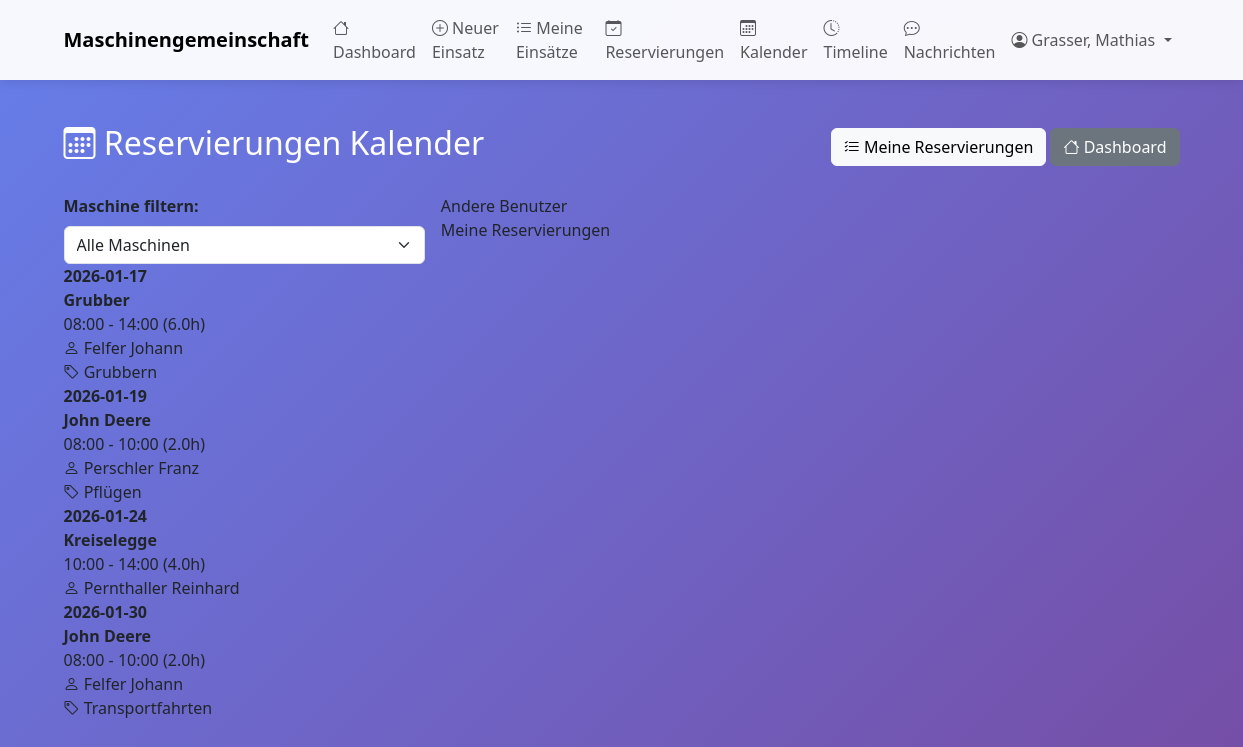
Before: /reservierungen-kalender (signed in) with the older database file.
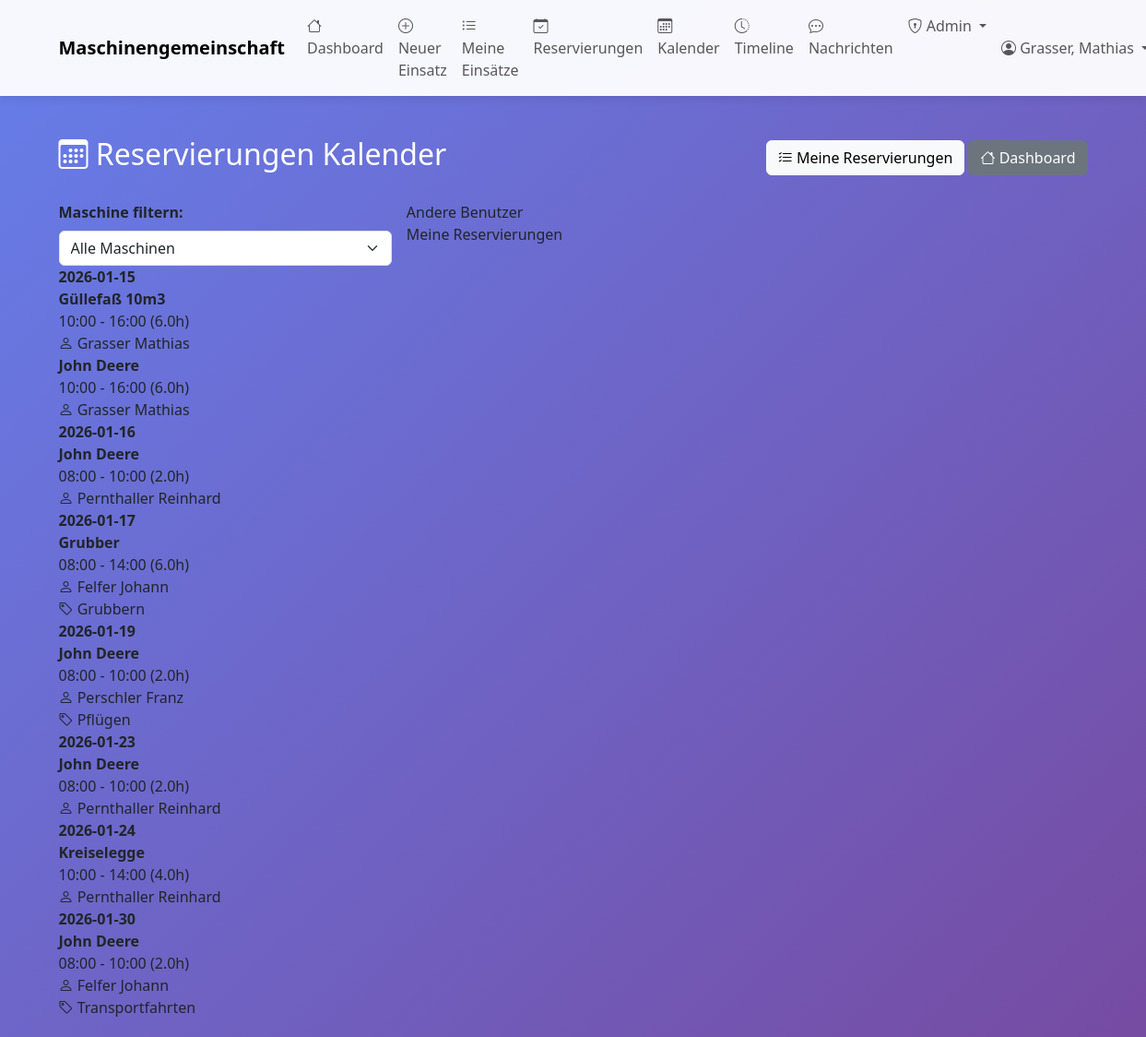
After: the same page with the newer database file.
### tables this page shows
CREATE TABLE maschinen_reservierungen (
                id INTEGER PRIMARY KEY AUTOINCREMENT,
                maschine_id INTEGER NOT NULL,
                benutzer_id INTEGER NOT NULL,
                datum DATE NOT NULL,
                uhrzeit_von TIME NOT NULL,
                uhrzeit_bis TIME NOT NULL,
                nutzungsdauer_stunden REAL NOT NULL,
                zweck TEXT,
                bemerkung TEXT,
                status TEXT DEFAULT 'aktiv',
                erstellt_am TIMESTAMP DEFAULT CURRENT_TIMESTAMP,
                geaendert_am TIMESTAMP DEFAULT CURRENT_TIMESTAMP,
                FOREIGN KEY (maschine_id) REFERENCES maschinen(id) ON DELETE CASCADE,
                FOREIGN KEY (benutzer_id) REFERENCES benutzer(id) ON DELETE CASCADE
            );

CREATE TABLE maschinen (
    id INTEGER PRIMARY KEY AUTOINCREMENT,
    bezeichnung TEXT NOT NULL,
    hersteller TEXT,
    modell TEXT,
    baujahr INTEGER,
    kennzeichen TEXT,
    anschaffungsdatum DATE,
    stundenzaehler_aktuell REAL,
    naechste_wartung_bei REAL,
    aktiv BOOLEAN DEFAULT 1,
    bemerkungen TEXT
, abrechnungsart TEXT DEFAULT 'stunden', preis_pro_einheit REAL DEFAULT 0.0, wartungsintervall INTEGER DEFAULT 50, naechste_wartung REAL, anmerkungen TEXT, erfassungsmodus TEXT DEFAULT 'fortlaufend', gemeinschaft_id INTEGER DEFAULT 1 REFERENCES gemeinschaften(id), anschaffungspreis REAL DEFAULT 0.0, abschreibungsdauer_jahre INTEGER DEFAULT 10);

### web_app.py (the view)
@app.route('/reservierungen-kalender')
@login_required
def reservierungen_kalender():
    from datetime import datetime, timedelta
    maschine_id = request.args.get('maschine_id', type=int)
    with MaschinenDBContext(DB_PATH) as db:
        cursor = db.connection.cursor()
        maschinen = db.get_all_maschinen()
        heute = datetime.now()
        bis_datum = (heute + timedelta(days=30)).strftime('%Y-%m-%d')
        if maschine_id:
            cursor.execute("""
                SELECT r.*, m.bezeichnung as maschine_bezeichnung,
                       b.name || ' ' || COALESCE(b.vorname, '') as benutzer_name
                FROM maschinen_reservierungen r
                JOIN maschinen m ON r.maschine_id = m.id
                JOIN benutzer b ON r.benutzer_id = b.id
                WHERE r.maschine_id = ?
                  AND r.datum >= date('now')
                  AND r.datum <= ?
                  AND r.status = 'aktiv'
                ORDER BY r.datum, r.uhrzeit_von
            """, (maschine_id, bis_datum))
        else:
            cursor.execute("""
                SELECT r.*, m.bezeichnung as maschine_bezeichnung,
                       b.name || ' ' || COALESCE(b.vorname, '') as benutzer_name
                FROM maschinen_reservierungen r
                JOIN maschinen m ON r.maschine_id = m.id
                JOIN benutzer b ON r.benutzer_id = b.id
                WHERE r.datum >= date('now')
                  AND r.datum <= ?
                  AND r.status = 'aktiv'
                ORDER BY r.datum, m.bezeichnung, r.uhrzeit_von
            """, (bis_datum,))
        columns = [desc[0] for desc in cursor.description]
        reservierungen = [dict(zip(columns, row)) for row in cursor.fetchall()]
    return render_template('reservierungen_kalender.html',
                         reservierungen=reservierungen,
                         maschinen=maschinen,
                         selected_maschine_id=maschine_id,
                         heute=heute.strftime('%Y-%m-%d'))

### database.py (called while the page is built)
    def connect(self):
        self.connection = sqlite3.connect(self.db_path)
        self.connection.row_factory = sqlite3.Row
        self.cursor = self.connection.cursor()

    def close(self):
        if self.connection:
            self.connection.close()

    def get_all_maschinen(self, nur_aktive: bool = True) -> List[Dict]:
        sql = "SELECT * FROM maschinen"
        if nur_aktive:
            sql += " WHERE aktiv = 1"
        sql += " ORDER BY bezeichnung"
        self.cursor.execute(sql)
        return [dict(row) for row in self.cursor.fetchall()]

    def __enter__(self):
        self.connect()
        return self

    def __exit__(self, exc_type, exc_val, exc_tb):
        if exc_type is None:
            self.connection.commit()
        else:
            self.connection.rollback()
        self.close()
        return False

### web_app.py (called while the page is built)
def login_required(f):
    @wraps(f)
    def decorated_function(*args, **kwargs):
        if 'benutzer_id' not in session:
            flash('Bitte melden Sie sich an.', 'warning')
            return redirect(url_for('login'))
        return f(*args, **kwargs)
    return decorated_function

### templates/reservierungen_kalender.html (shortened to what this page needs)
{% extends "base.html" %}
{% block content %}
<div class="row mt-4">
    <div class="col-12">
        <div class="d-flex justify-content-between align-items-center mb-4">
            <h2 class="text-white">
                <i class="bi bi-calendar3"></i> Reservierungen Kalender
            </h2>
            <div>
                <a href="{{ url_for('meine_reservierungen') }}" class="btn btn-light">
                    <i class="bi bi-list-check"></i> Meine Reservierungen
                </a>
                <a href="{{ url_for('dashboard') }}" class="btn btn-secondary">
                    <i class="bi bi-house"></i> Dashboard
                </a>
            </div>
        </div>
    </div>
</div>
<div class="filter-section">
    <form method="GET" action="{{ url_for('reservierungen_kalender') }}" class="row g-3">
        <div class="col-md-4">
            <label class="form-label fw-bold">Maschine filtern:</label>
            <select name="maschine_id" class="form-select" onchange="this.form.submit()">
                <option value="">Alle Maschinen</option>
            </select>
        </div>
        <div class="col-md-8">
            <div class="legende">
                <div class="legende-item">
                    <span>Andere Benutzer</span>
                </div>
                <div class="legende-item">
                    <span>Meine Reservierungen</span>
                </div>
            </div>
        </div>
    </form>
</div>
<div class="kalender-container">
    {% if reservierungen %}
        {% set grouped_by_date = {} %}
        {% for res in reservierungen %}
            {% if res.datum not in grouped_by_date %}
                {% set _ = grouped_by_date.update({res.datum: []}) %}
            {% endif %}
            {% set _ = grouped_by_date[res.datum].append(res) %}
        {% endfor %}
        {% for datum, reservierungen_tag in grouped_by_date.items() %}
        <div class="tag-zeile">
            <div class="datum-spalte">
                <strong>{{ datum }}</strong>
            </div>
            <div class="tages-uebersicht">
                {% for res in reservierungen_tag %}
                <div class="reservierung-karte {% if res.benutzer_id == session.benutzer_id %}eigene{% endif %}">
                    <div>
                        <strong>{{ res.maschine_bezeichnung }}</strong>
                        <div class="zeit-info">
                            {{ res.uhrzeit_von }} - {{ res.uhrzeit_bis }} ({{ res.nutzungsdauer_stunden }}h)
                        </div>
                        <div>
                            <i class="bi bi-person"></i> {{ res.benutzer_name }}
                        </div>
                        {% if res.zweck %}
                        <div><i class="bi bi-tag"></i> {{ res.zweck }}</div>
                        {% endif %}
                    </div>
                </div>
                {% endfor %}
            </div>
        </div>
        {% endfor %}
    {% else %}
        <div class="keine-reservierung">
            <i class="bi bi-calendar-x"></i>
            Keine Reservierungen in den nächsten 30 Tagen.
        </div>
    {% endif %}
</div>
{% endblock %}

### templates/base.html (shortened to what this page needs)
<!DOCTYPE html>
<html lang="de">
<head>
    <link href="https://cdn.jsdelivr.net/npm/bootstrap@5.3.0/dist/css/bootstrap.min.css" rel="stylesheet">
    <link rel="stylesheet" href="https://cdn.jsdelivr.net/npm/bootstrap-icons@1.11.0/font/bootstrap-icons.css">
</head>
<body>
    {% if session.get('benutzer_id') %}
    <nav class="navbar navbar-expand-lg navbar-light navbar-custom sticky-top">
        <div class="container">
            <a class="navbar-brand fw-bold" href="{{ url_for('dashboard') }}">
                 Maschinengemeinschaft
            </a>
            <div class="collapse navbar-collapse" id="navbarNav">
                <ul class="navbar-nav me-auto">
                    <li class="nav-item">
                        <a class="nav-link" href="{{ url_for('dashboard') }}">
                            <i class="bi bi-house"></i> Dashboard
                        </a>
                    </li>
                    <li class="nav-item">
                        <a class="nav-link" href="{{ url_for('neuer_einsatz') }}">
                            <i class="bi bi-plus-circle"></i> Neuer Einsatz
                        </a>
                    </li>
                    <li class="nav-item">
                        <a class="nav-link" href="{{ url_for('meine_einsaetze') }}">
                            <i class="bi bi-list-ul"></i> Meine Einsätze
                        </a>
                    </li>
                    <li class="nav-item">
                        <a class="nav-link" href="{{ url_for('meine_reservierungen') }}">
                            <i class="bi bi-calendar-check"></i> Reservierungen
                        </a>
                    </li>
                    <li class="nav-item">
                        <a class="nav-link" href="{{ url_for('reservierungen_kalender') }}">
                            <i class="bi bi-calendar3"></i> Kalender
                        </a>
                    </li>
                    <li class="nav-item">
                        <a class="nav-link" href="{{ url_for('reservierungen_balken') }}">
                            <i class="bi bi-clock-history"></i> Timeline
                        </a>
                    </li>
                    <li class="nav-item">                        <a class="nav-link" href="{{ url_for('nachrichten') }}">
                            <i class="bi bi-chat-dots"></i> Nachrichten
                        </a>
                    </li>
                    {% if session.get('is_admin') %}
                    <li class="nav-item dropdown">
                        <a class="nav-link dropdown-toggle" href="#" id="adminDropdown" role="button" data-bs-toggle="dropdown">
                            <i class="bi bi-shield-lock"></i> Admin
                        </a>
                    </li>
                    {% endif %}
                </ul>
                <ul class="navbar-nav">
                    <li class="nav-item dropdown">
                        <a class="nav-link dropdown-toggle" href="#" id="navbarDropdown" role="button" data-bs-toggle="dropdown">
                            <i class="bi bi-person-circle"></i> {{ session.get('benutzer_name') }}
                        </a>
                    </li>
                </ul>
            </div>
        </div>
    </nav>
    {% endif %}
    <div class="main-container">
        <div class="container">
            {% block content %}{% endblock %}
        </div>
    </div>
</body>
</html>

### templates/base.html (style rules this page uses)
body { min-height: 100vh; background: linear-gradient(135deg, #667eea 0%, #764ba2 100%); }
.main-container { min-height: 100vh; padding: 20px 0; }
.navbar-custom { background: rgba(255,255,255,0.95); backdrop-filter: blur(10px); box-shadow: 0 2px 10px rgba(0,0,0,0.1); }

Changed rows visible on the page:
added maschinen_reservierungen: datum "2026-01-15", maschine_bezeichnung "Güllefaß 10m3", uhrzeit_von "10:00", uhrzeit_bis "16:00", nutzungsdauer_stunden "6.0", benutzer_name "Grasser Mathias"
added maschinen_reservierungen: maschine_bezeichnung "John Deere", uhrzeit_von "10:00", uhrzeit_bis "16:00", nutzungsdauer_stunden "6.0", benutzer_name "Grasser Mathias", shown under "2026-01-15"
added maschinen_reservierungen: datum "2026-01-16", maschine_bezeichnung "John Deere", uhrzeit_von "08:00", uhrzeit_bis "10:00", nutzungsdauer_stunden "2.0", benutzer_name "Pernthaller Reinhard"
added maschinen_reservierungen: datum "2026-01-23", maschine_bezeichnung "John Deere", uhrzeit_von "08:00", uhrzeit_bis "10:00", nutzungsdauer_stunden "2.0", benutzer_name "Pernthaller Reinhard"
Other visible differences:
text now shown: "Admin"
